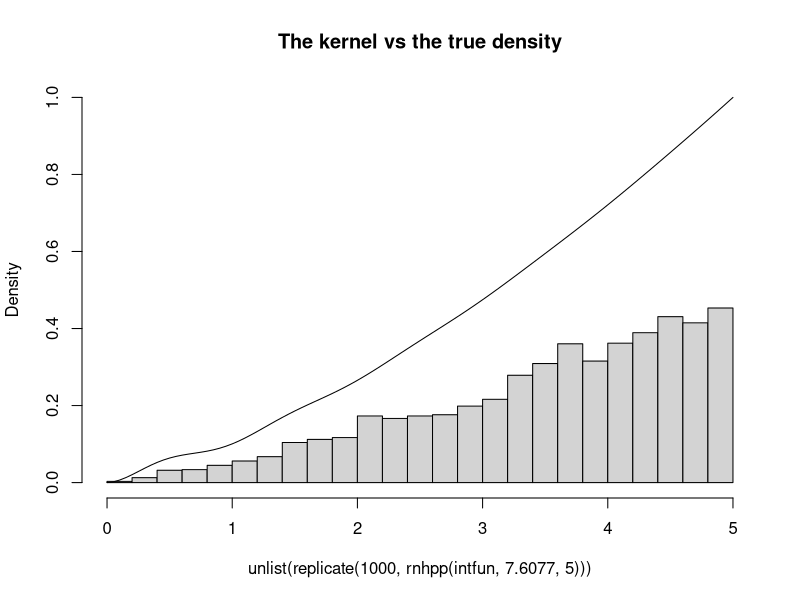

Source code (R):
## ---- chunk 1
knitr::opts_chunk$set(echo = TRUE)
## ---- chunk 2
difference <- function(n, T_end){
  
  W <- c(0,cumsum(rnorm(n,mean = 0,sd = sqrt(T_end/n))))
  index <- 1:n - 1
  euler_terms <- (exp(index*T_end/(2*n)))*(sin(W[index+1]))*(W[index+2] - W[index+1])
  euler_approx <- sum(euler_terms)
  actual_value <- 1 - (exp(T_end/2))*cos(W[n+1])
  difference <- euler_approx - actual_value
  return(difference)
}

RMSD <- function(n, T_end, N){
  diff_vector <- replicate(N, difference(n,T_end))
  return(c(mean(diff_vector),sd(diff_vector),
           sqrt(mean(diff_vector^2)),sqrt(sd(diff_vector^2))))
}
set.seed(207)
n10<- RMSD(10,1,10^4)
n100<- RMSD(100,1,10^4)
n1000<- RMSD(1000,1,10^4)
## ---- chunk 3
## simulation of a nonhomogeneous Poisson process
## with the thinning method
rnhpp <- function(intensity, intmax, tmax) {
  n <- rpois(1, intmax)
  tt <- runif(n, 0, tmax)
  u <- runif(n)
  accept <- u < intensity(tt) / intmax
  sort(tt[accept])
}

intfun <- function(x) 
  {(2*x^(3/2))/3 + (exp(-x)*(2*pi*exp(x)- sin(2*pi*x)-2*pi*cos(2*pi*x)))/(1+4*pi*pi)}

ff <- rnhpp(intfun, 7.6077, 5)

## ---- chunk 4
hist(unlist(replicate(1000, rnhpp(intfun, 7.6077, 5))),main="The kernel vs the true density", breaks=20, freq = FALSE, ylim = c(0,1))
curve(intfun(x)/7.6077, xlim =c(0,5), add=TRUE)

